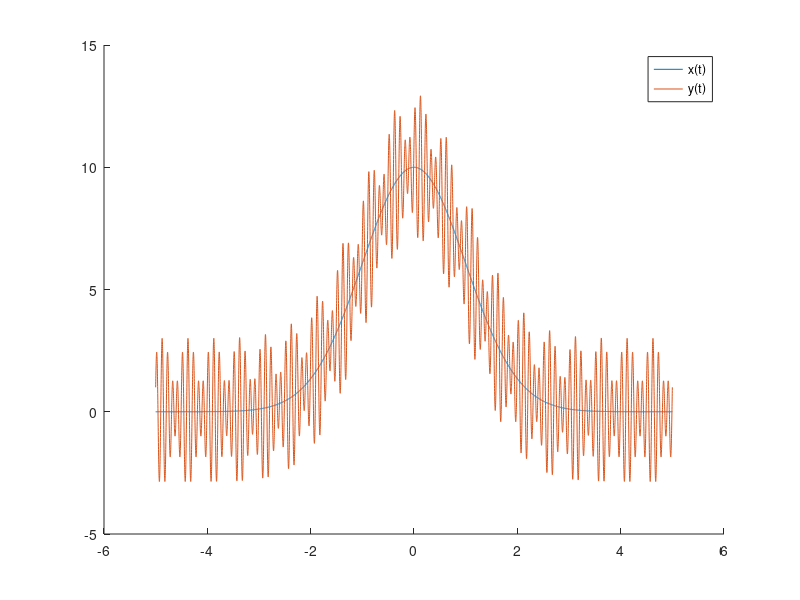
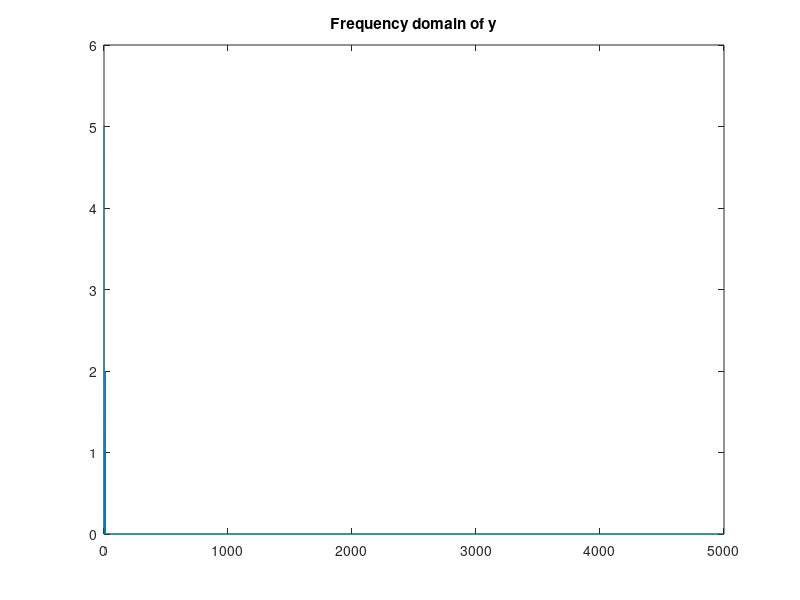
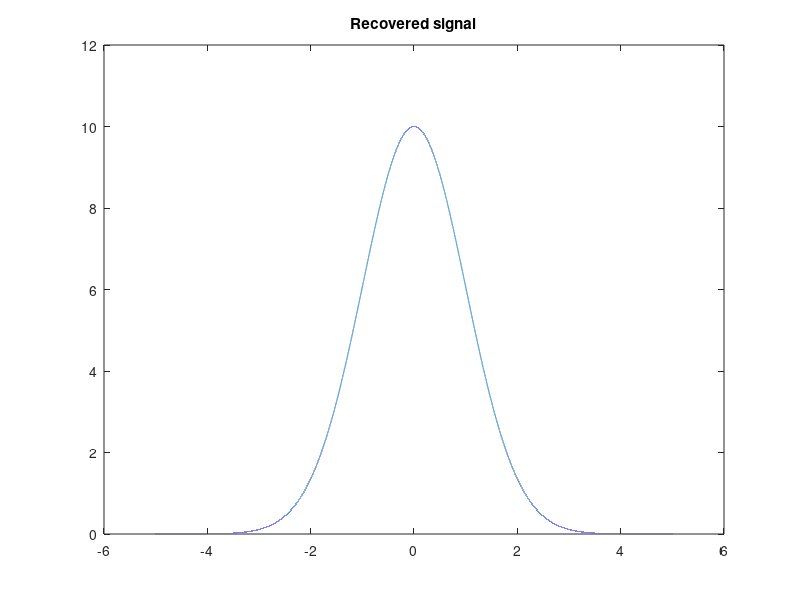
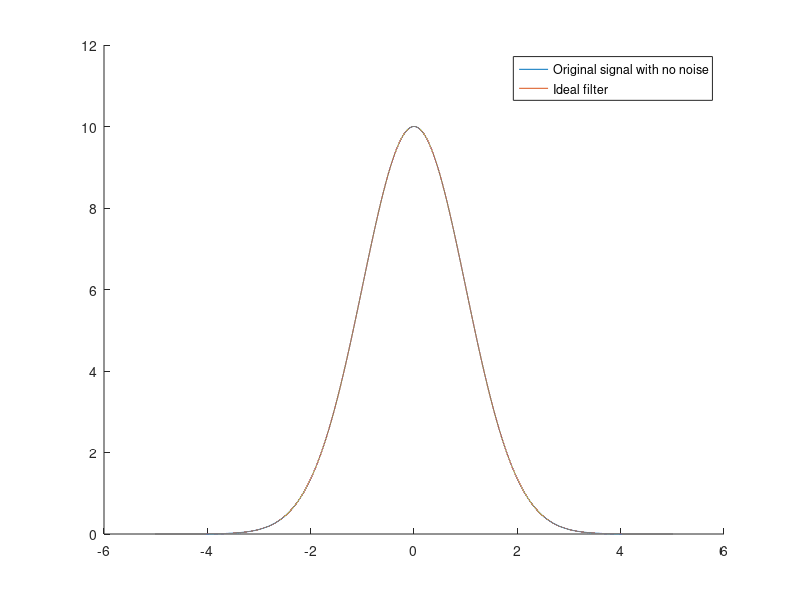

These figures' MATLAB source, in order:
%% Question 4
% low pass filters

%% i
t = linspace(-5, 5, 10000);

x = @(t) 10.*exp((-t.^2)/2);
n = @(t) cos(8.*2.*pi.*t) + 2.*sin(2*10.*pi.*t);
y = @(t) x(t) + n(t);

figure
hold on
plot(t, x(t))
plot(t ,y(t))
legend('x(t)', 'y(t)')

%% ii

% need to sample y and get a discrete representation of the signal

Fs = 10000; % should be way higher than needed
T = 1/Fs;
t_sample = -5:T:5;
y_sample = interp1(t, y(t), t_sample);
    
Y_sample = fft(y_sample);

N = 10*Fs + 1;

freq = (Fs * (0:N-1))/N; % the frequencies corresponding to each element of the fft

figure
plot(freq(1:floor(N/2)), (2/N)*abs(Y_sample(1:floor(N/2))))
title('Frequency domain of y')

% ideal low pass filter will remove signals with frequency greater
% than the cutoff frequency. This basically amounts to cutting the graph
% off after a certain frequency

cut_freq = 1;
cut_index = floor((cut_freq*N)/Fs) + 1;
Y_sample = (2 * [Y_sample(1:cut_index), zeros(1, length(Y_sample)-cut_index)]); % multiply by 2 since we are removing the negative frequencies

% The recovered signal 
recovered_x = (ifft(Y_sample)) - mean(y_sample); % read online you need to subtract DC component to obtain original signal, DC = mean
figure
plot(t_sample, recovered_x)
title('Recovered signal')

%{
The bandwidth is approximated by a maximum frequency of 1 Hz, and as long
as this is an accurate approximation, by the shannon-nyquist sampling
theorem the original signal can be reconstructed from a sampled noisy signal with
zero L_2 norm distance from each other. By parsevals theorem then, if we
minimize the L_2 distance between the two signals in the frequency domain,
it will also be minimized in the time domain.
%}


%% iii
% plotting the two signals on top of each other
% the two signals are indisinguishable 
figure
hold on
plot(t, x(t))
plot(t_sample, recovered_x)
legend('Original signal with no noise', 'Ideal filter')

%% iv
% buttersworth filter

% I found that an order of 3 removes all noise while also having the least
% distortion / shift in the signal

n = 3; % Order of the Butterworth filter
Wn = cut_freq / (Fs / 2); % Normalized cut-off frequency
[b, a] = butter(n, Wn);

% Apply Butterworth filter
y_filtered_butterworth = filter(b, a, y_sample);

figure
plot(t_sample, y_filtered_butterworth)
title('Buttersworth filter')

%% Comparing all methods

figure
hold on
plot(t, x(t))
plot(t_sample, y_filtered_butterworth)
plot(t_sample, recovered_x)
legend('Original signal with no noise', 'Buttersworth filter', 'Ideal filter')




